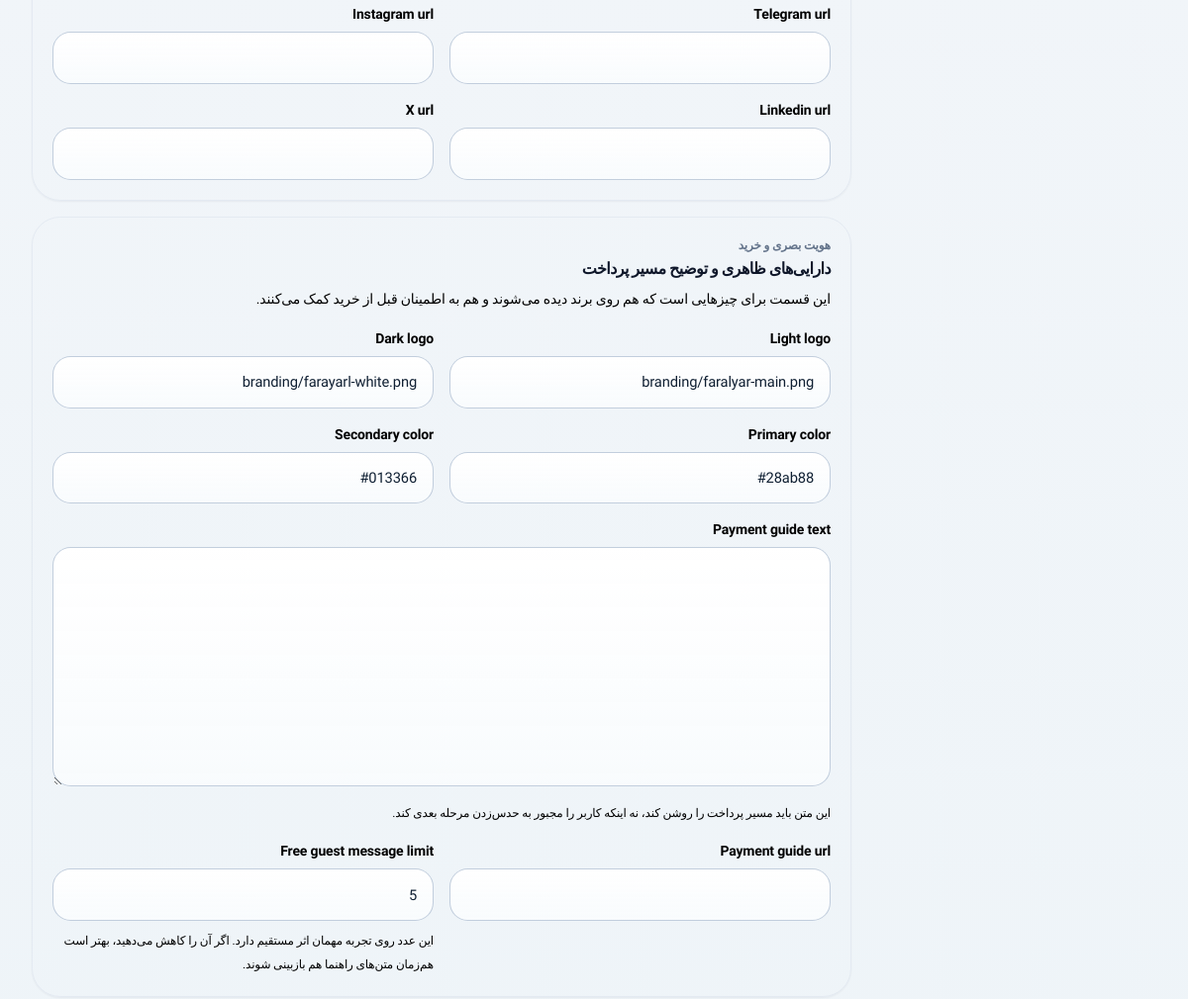
The app's page /dashboard/admin-panel/settings/ (signed in, middle part), older data.
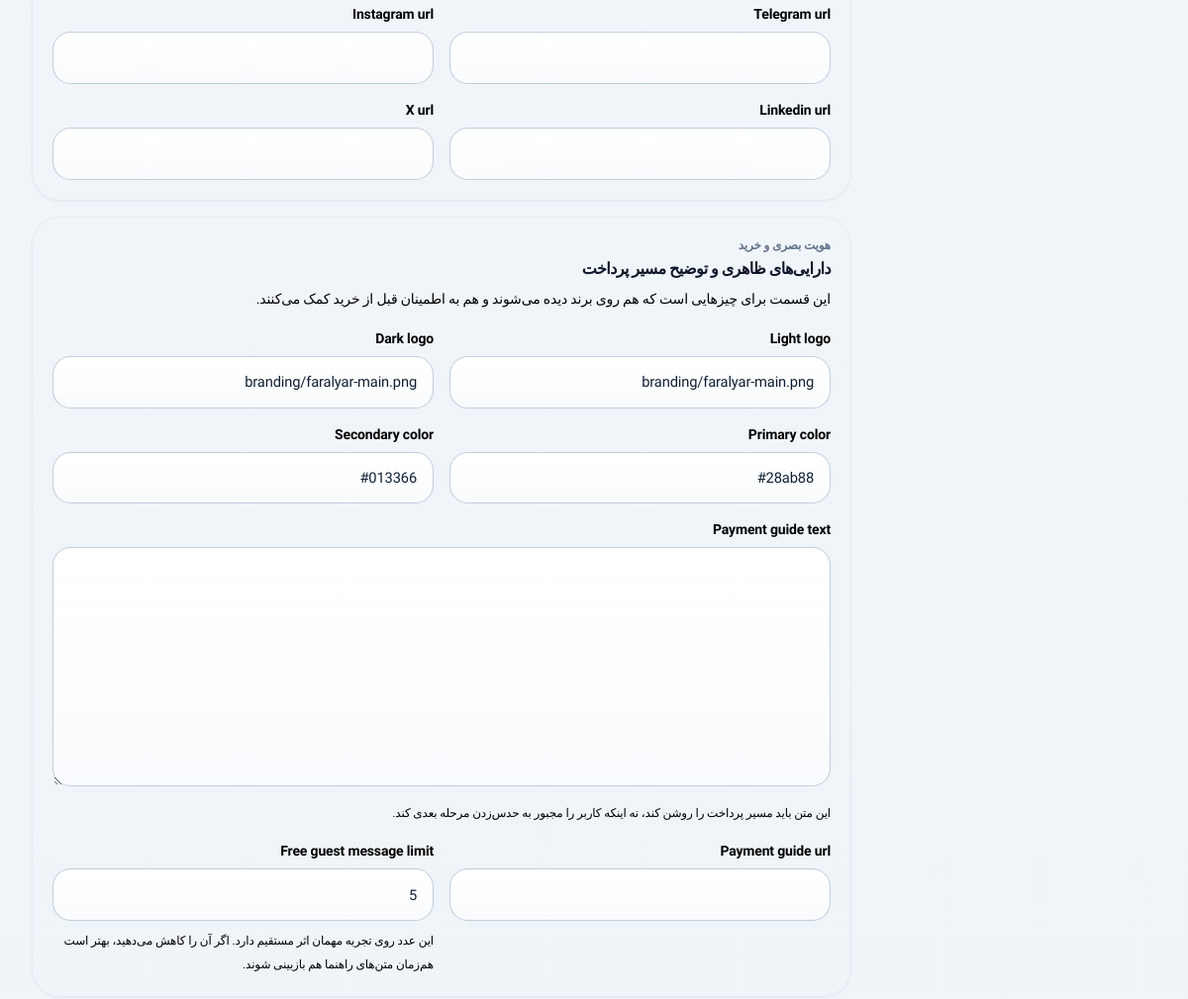
The same page, newer data.
### core/models.py (models this page shows, shortened)
class TimeStampedModel(models.Model):
    created_at = models.DateTimeField(auto_now_add=True)
    updated_at = models.DateTimeField(auto_now=True)
    class Meta:
        abstract = True

class SiteSetting(TimeStampedModel):
    site_name_fa = models.CharField(max_length=120, default="فارال یار")
    site_name_en = models.CharField(max_length=120, default="FaralYar")
    tagline = models.CharField(max_length=240, default="دستیار هوش مصنوعی تیم فارال")
    hero_title = models.CharField(max_length=240, default="دستیار هوش مصنوعی فارسی برای تیم‌ها و کاربران حرفه‌ای")
    hero_subtitle = models.TextField(
        default="FaralYar محیطی مدرن برای گفتگو با مدل‌های مختلف هوش مصنوعی، مدیریت اشتراک، محتوای آموزشی و تجربه‌ای روان روی موبایل و دسکتاپ است."
    )
    support_email = models.EmailField(blank=True)
    support_phone = models.CharField(max_length=32, blank=True)
    address = models.CharField(max_length=255, blank=True)
    telegram_url = models.URLField(blank=True)
    instagram_url = models.URLField(blank=True)
    linkedin_url = models.URLField(blank=True)
    x_url = models.URLField(blank=True)
    light_logo = models.CharField(max_length=255, default="branding/faralyar-main.png")
    dark_logo = models.CharField(max_length=255, default="branding/farayarl-white.png")
    mono_dark_logo = models.CharField(max_length=255, default="branding/faralyar-black.png")
    mono_light_logo = models.CharField(max_length=255, default="branding/farayarl-white.png")
    green_logo = models.CharField(max_length=255, default="branding/faralyar-green.png")
    blue_logo = models.CharField(max_length=255, default="branding/faralyar-blue.png")
    primary_color = models.CharField(max_length=7, default="#28ab88")
    secondary_color = models.CharField(max_length=7, default="#013366")
    otp_provider_name = models.CharField(max_length=80, blank=True)
    otp_provider_api_key = models.CharField(max_length=255, blank=True)
    otp_provider_sender = models.CharField(max_length=120, blank=True)
    zarinpal_merchant_id = models.CharField(max_length=255, blank=True)
    zarinpal_sandbox = models.BooleanField(default=True)
    payment_guide_text = models.TextField(blank=True)
    payment_guide_url = models.URLField(blank=True)
    free_guest_message_limit = models.PositiveSmallIntegerField(default=5)
    class Meta:
        verbose_name = "تنظیمات سایت"
        verbose_name_plural = "تنظیمات سایت"
    @classmethod
    def get_solo(cls):
        setting, _ = cls.objects.get_or_create(pk=1)
        return setting

### dashboard/views.py (the view)
# urls.py: path("admin-panel/settings/", views.settings_edit, name="admin_settings"),
@staff_member_required
def settings_edit(request):
    settings_obj = SiteSetting.get_solo()
    form = SiteSettingForm(request.POST or None, instance=settings_obj)
    if request.method == "POST" and form.is_valid():
        form.save()
        messages.success(request, "تنظیمات سایت ذخیره شد.")
        return redirect("dashboard:admin_settings")
    return render(request, "dashboard/settings_form.html", {"form": form})

### core/forms.py
class SiteSettingForm(forms.ModelForm):
    class Meta:
        model = SiteSetting
        fields = [
            "site_name_fa",
            "site_name_en",
            "tagline",
            "hero_title",
            "hero_subtitle",
            "support_email",
            "support_phone",
            "address",
            "telegram_url",
            "instagram_url",
            "linkedin_url",
            "x_url",
            "light_logo",
            "dark_logo",
            "primary_color",
            "secondary_color",
            "otp_provider_name",
            "otp_provider_api_key",
            "otp_provider_sender",
            "zarinpal_merchant_id",
            "zarinpal_sandbox",
            "payment_guide_text",
            "payment_guide_url",
            "free_guest_message_limit",
        ]

### accounts/models.py (called while the page is built)
    def get_session_auth_hash(self):
        key_salt = "accounts.models.User.get_session_auth_hash"
        value = f"{self.password}{self.auth_session_version}"
        return salted_hmac(key_salt, value).hexdigest()

### faralyar_project/context_processors.py (called while the page is built)
def site_context(request):
    return {
        "site_settings": SiteSetting.get_solo(),
        "theme_choice": request.session.get("theme", "system"),
    }

### templates/dashboard/settings_form.html (shortened to what this page needs)
{% extends 'dashboard/base_dashboard.html' %}
{% block dashboard_content %}
  <div class="space-y-6" x-data="{ credentialsOpen: false }">
    <form method="post" class="space-y-4">
      <section class="rounded-[1.8rem] border border-slate-200/80 bg-white/82 p-4 shadow-sm shadow-slate-900/5 dark:border-slate-700/70 dark:bg-slate-900/55 sm:p-5">
        <div class="mt-4 grid gap-4 lg:grid-cols-2">
          {% for field in form %}
            {% if field.name == 'support_email' or field.name == 'support_phone' or field.name == 'address' or field.name == 'telegram_url' or field.name == 'instagram_url' or field.name == 'linkedin_url' or field.name == 'x_url' %}
              {% if field.name == 'address' %}
                {% include 'dashboard/_admin_form_field.html' with field=field field_class='lg:col-span-2' %}
              {% else %}
                {% include 'dashboard/_admin_form_field.html' with field=field %}
              {% endif %}
            {% endif %}
          {% endfor %}
        </div>
      </section>
      <section class="rounded-[1.8rem] border border-slate-200/80 bg-white/82 p-4 shadow-sm shadow-slate-900/5 dark:border-slate-700/70 dark:bg-slate-900/55 sm:p-5">
        <div class="min-w-0">
          <div class="text-xs font-bold text-slate-500 dark:text-slate-400">هویت بصری و خرید</div>
          <h2 class="mt-1 text-base font-black text-slate-900 dark:text-white">دارایی‌های ظاهری و توضیح مسیر پرداخت</h2>
          <p class="mt-1 text-sm leading-7 text-slate-500 dark:text-slate-400">این قسمت برای چیزهایی است که هم روی برند دیده می‌شوند و هم به اطمینان قبل از خرید کمک می‌کنند.</p>
        </div>
        <div class="mt-4 grid gap-4 lg:grid-cols-2">
          {% for field in form %}
            {% if field.name == 'light_logo' or field.name == 'dark_logo' or field.name == 'primary_color' or field.name == 'secondary_color' or field.name == 'payment_guide_text' or field.name == 'payment_guide_url' or field.name == 'free_guest_message_limit' %}
              {% if field.name == 'payment_guide_text' %}
                {% include 'dashboard/_admin_form_field.html' with field=field field_class='lg:col-span-2' field_note='این متن باید مسیر پرداخت را روشن کند، نه اینکه کاربر را مجبور به حدس‌زدن مرحله بعدی کند.' %}
              {% elif field.name == 'free_guest_message_limit' %}
                {% include 'dashboard/_admin_form_field.html' with field=field field_note='این عدد روی تجربه مهمان اثر مستقیم دارد. اگر آن را کاهش می‌دهید، بهتر است هم‌زمان متن‌های راهنما هم بازبینی شوند.' %}
              {% else %}
                {% include 'dashboard/_admin_form_field.html' with field=field %}
              {% endif %}
            {% endif %}
          {% endfor %}
        </div>
      </section>
    </form>
  </div>
{% endblock %}

### templates/dashboard/_admin_form_field.html (shortened to what this page needs)
<div class="{{ field_class|default:'' }}">
  {% if field.field.widget.input_type == 'checkbox' %}
    <div class="form-field-panel p-4">
      <label class="flex items-start justify-between gap-4">
        <div class="min-w-0">
          <span class="block text-sm font-black text-slate-900 dark:text-white">{{ field.label }}</span>
          {% if field_note %}
            <span class="mt-1 block text-xs leading-6 text-slate-500 dark:text-slate-400">{{ field_note }}</span>
          {% endif %}
          {% if field.help_text %}
            <span class="mt-1 block text-xs leading-6 text-slate-500 dark:text-slate-400">{{ field.help_text }}</span>
          {% endif %}
        </div>
        <span class="shrink-0 pt-1">{{ field }}</span>
      </label>
      {{ field.errors }}
    </div>
  {% else %}
    <label class="mb-2 block text-sm font-bold text-slate-900 dark:text-white">{{ field.label }}</label>
    {{ field }}
    {% if field_note %}
      <p class="mt-2 text-xs leading-6 text-slate-500 dark:text-slate-400">{{ field_note }}</p>
    {% endif %}
  {% endif %}
</div>

Row changes from the older to the newer data that the page shows:
changed SiteSetting "branding/faralyar-main.png": dark_logo "branding/farayarl-white.png" → "branding/faralyar-main.png"
